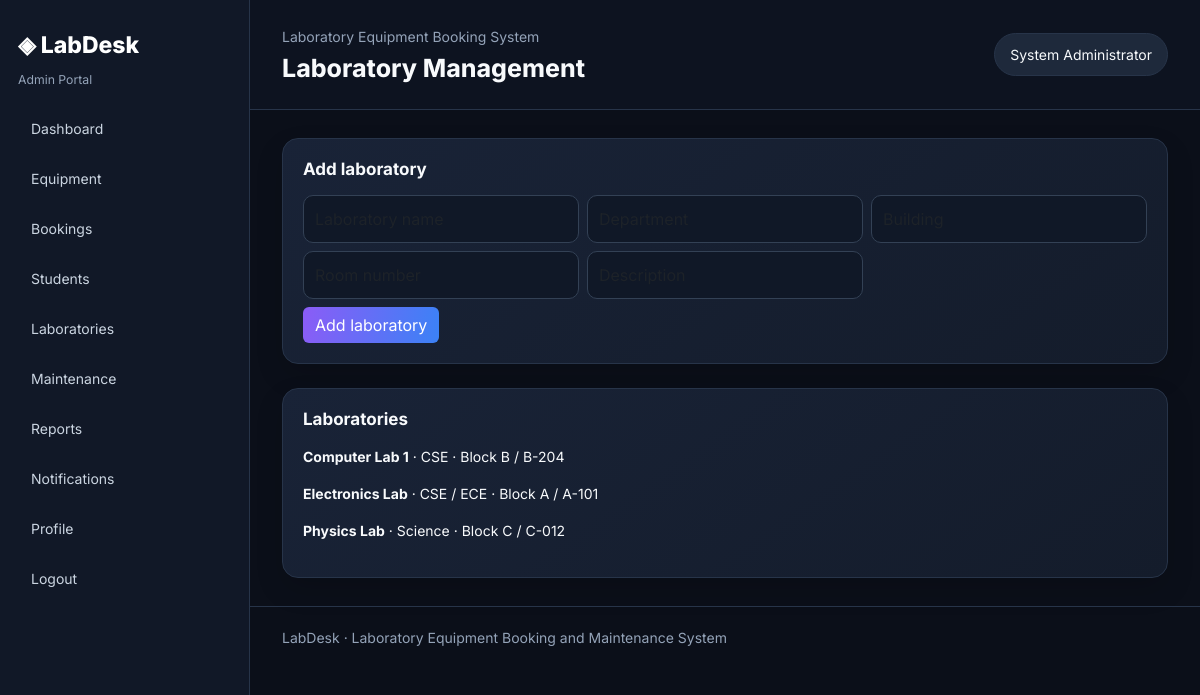
Screenshot of /admin/laboratories.php (signed in) with the database file from the repository.
### tables this page shows
CREATE TABLE laboratories (
 id INT AUTO_INCREMENT PRIMARY KEY, name VARCHAR(120) NOT NULL, department VARCHAR(100),
 building VARCHAR(100), room_number VARCHAR(30), description TEXT,
 created_at TIMESTAMP DEFAULT CURRENT_TIMESTAMP
);

### admin/laboratories.php (the view, shortened to what this page needs)
<?php
require_once __DIR__.'/../includes/auth.php'; require_role('admin');
$rows=$pdo->query("SELECT * FROM laboratories ORDER BY name")->fetchAll();page_header('Laboratory Management','admin');?>
<div class="panel mb-4"><h2 class="section-title">Add laboratory</h2><form method="post" class="row g-2"><input type="hidden" name="csrf_token" value="<?=e(csrf_token())?>"><?php foreach(['name'=>'Laboratory name','department'=>'Department','building'=>'Building','room_number'=>'Room number','description'=>'Description'] as $k=>$v):?><div class="col-md-4"><input class="form-control" name="<?=$k?>" placeholder="<?=$v?>" required></div><?php endforeach?><div class="col-12"><button class="btn btn-primary">Add laboratory</button></div></form></div><div class="panel"><h2 class="section-title">Laboratories</h2><?php foreach($rows as $r):?><p><b><?=e($r['name'])?></b> · <?=e($r['department'])?> · <?=e($r['building'])?> / <?=e($r['room_number'])?></p><?php endforeach?></div><?php page_footer();?>

### assets/css/style.css (style rules this page uses)
:root { --bg:#0B0F19;--side:#111827;--card:#161E2E;--surface:#1E293B;--purple:#8B5CF6;--blue:#3B82F6;--text:#F8FAFC;--muted:#94A3B8;--border:#273449 }
* { box-sizing:border-box }
body { margin:0;background:var(--bg);color:var(--text);font-family:Inter,system-ui,sans-serif;font-size:14px }
.card-dark,.panel { background:linear-gradient(145deg,#192337,#141c2b);border:1px solid var(--border);border-radius:16px;padding:20px;box-shadow:0 12px 28px #0002 }
.section-title { font-size:17px;font-weight:700;margin:0 0 16px }
.btn-primary { background:linear-gradient(100deg,var(--purple),var(--blue));border:0 }
.form-control,.form-select { background:#101827;border:1px solid #334155;color:#f8fafc;border-radius:10px;padding:11px }

### rows the page displays
laboratories: name "Computer Lab 1", department "CSE", building "Block B", room_number "B-204"
laboratories: name "Electronics Lab", department "CSE / ECE", building "Block A", room_number "A-101"
laboratories: name "Physics Lab", department "Science", building "Block C", room_number "C-012"

### other values shown
$role "Admin"
$label "Dashboard"
$label "Equipment"
$label "Bookings"
$label "Students"
$label "Laboratories"
$label "Maintenance"
$label "Reports"
$label "Notifications"
$label "Profile"
$title "Laboratory Management"
$user['name'] "System Administrator"
